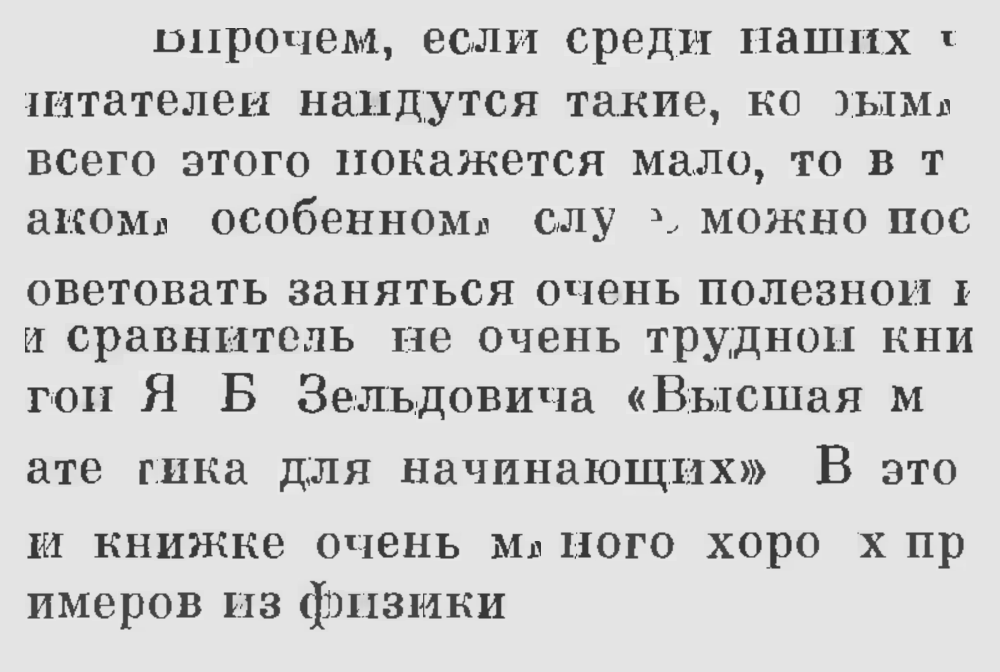
#> input picture testimages/output_reflowed.png, 2000 x 1344 px, found by its file name (shown at 1/2 size)
$ python analyze_paragraph_spacing.py
#> lines starting #> are read from the running program, lines starting #| are printed output that depends on the picture
#!/usr/bin/env python3
"""
Analyze line spacing within text paragraphs only (excluding figures, formulas, etc.)
"""

import sys
from pathlib import Path
sys.path.insert(0, str(Path(__file__).parent / 'src'))

import cv2
import numpy as np
import matplotlib.pyplot as plt

def analyze_paragraph_spacing(image_path='output_reflowed.png'):
    """Analyze vertical line spacing within paragraphs"""
#> called with image_path = 'output_reflowed.png'

    print(f"Analyzing paragraph line spacing in: {image_path}")
    print("=" * 70)

    img = cv2.imread(image_path)
#> img is the input picture: shape (1344, 2000, 3); min 56, max 235, mean 209.1
    if img is None:
        print(f"Error: Could not load {image_path}")
        return

    h, w = img.shape[:2]
#> h = 1344; w = 2000
    print(f"Image size: {w}x{h}")
#| Image size: 2000x1344

    # Convert to grayscale
    gray = cv2.cvtColor(img, cv2.COLOR_BGR2GRAY)

    # Find text rows by projecting horizontally
    projection = np.sum(255 - gray, axis=1)
#> projection = 1344 values, max 218122 at index 563, min 51501 at index 613, mean 91733.7

    # Smooth projection
    window = 5
    smoothed = np.convolve(projection, np.ones(window)/window, mode='same')
#> smoothed = 1344 values, max 201221.6 at index 564, min 32400 at index 0, mean 91685.5

    # Find peaks
    threshold = np.mean(smoothed) + 0.5 * np.std(smoothed)
#> threshold = 114577.8

    peaks = []
    for i in range(10, len(smoothed) - 10):
        if smoothed[i] > threshold:
            is_peak = True
            for j in range(max(0, i-10), min(len(smoothed), i+10)):
                if j != i and smoothed[j] > smoothed[i]:
                    is_peak = False
                    break
            if is_peak and (len(peaks) == 0 or i - peaks[-1] > 10):
                peaks.append(i)
#> after the loop, peaks = 30 values from 61 to 1232

    peaks = np.array(peaks)
    print(f"Detected {len(peaks)} text lines")
#| Detected 30 text lines

    if len(peaks) < 2:
        print("Not enough lines detected")
        return

    # Calculate all spacings
    all_spacings = []
    for i in range(len(peaks) - 1):
        spacing = peaks[i+1] - peaks[i]
        all_spacings.append(spacing)
#> this loop made 29 passes
#> spacing on passes 1 to 12: 20, 22, 83, 20, 22, 77, 20, 21, 77, 19, 22, 100
#> after the loop, all_spacings = 29 values, max 105 at index 23, min 19 at index 9, mean 40.38

    # Filter spacings to identify paragraph breaks vs normal line spacing
    # Paragraph breaks are significantly larger than normal line spacing
    all_spacings = np.array(all_spacings)
    median_spacing = np.median(all_spacings)
#> median_spacing = 22

    # Classify spacings as normal (within paragraph) or large (between paragraphs)
    # Normal spacing: within 2x median
    # Large spacing: > 2x median (likely paragraph break or figure)
    normal_spacings = all_spacings[all_spacings <= median_spacing * 2]
#> normal_spacings = 20 values, max 23 at index 12, min 19 at index 6, mean 21
    large_spacings = all_spacings[all_spacings > median_spacing * 2]
#> large_spacings = [83, 77, 77, 100, 52, 77, 103, 105, 77]

    print(f"\nAll line spacings:")
    print(f"  Total spacings:     {len(all_spacings)}")
#|   Total spacings:     29
    print(f"  Min:                {np.min(all_spacings)} pixels")
#|   Min:                19 pixels
    print(f"  Max:                {np.max(all_spacings)} pixels")
#|   Max:                105 pixels
    print(f"  Mean:               {np.mean(all_spacings):.1f} pixels")
#|   Mean:               40.4 pixels
    print(f"  Median:             {median_spacing:.1f} pixels")
#|   Median:             22.0 pixels
    print(f"  Std deviation:      {np.std(all_spacings):.1f} pixels")
#|   Std deviation:      30.2 pixels

    if len(normal_spacings) > 0:
        print(f"\nNormal line spacings (within paragraphs):")
        print(f"  Count:              {len(normal_spacings)}")
#|   Count:              20
        print(f"  Min:                {np.min(normal_spacings)} pixels")
#|   Min:                19 pixels
        print(f"  Max:                {np.max(normal_spacings)} pixels")
#|   Max:                23 pixels
        print(f"  Mean:               {np.mean(normal_spacings):.1f} pixels")
#|   Mean:               21.0 pixels
        print(f"  Median:             {np.median(normal_spacings):.1f} pixels")
#|   Median:             21.0 pixels
        print(f"  Std deviation:      {np.std(normal_spacings):.1f} pixels")
#|   Std deviation:      1.1 pixels

        # Variation coefficient
        variation = np.std(normal_spacings) / np.mean(normal_spacings)
#> variation = 0.0543
        print(f"  Variation coeff:    {variation:.2%}")
#|   Variation coeff:    5.43%

        if variation < 0.10:
            print("  ✓ EXCELLENT - Very consistent spacing")
        elif variation < 0.15:
            print("  ✓ GOOD - Reasonably consistent spacing")
        elif variation < 0.25:
            print("  ⚠️  MODERATE - Some variation in spacing")
        else:
            print("  ❌ HIGH - Inconsistent spacing")

    if len(large_spacings) > 0:
        print(f"\nLarge spacings (paragraph breaks/figures):")
        print(f"  Count:              {len(large_spacings)}")
#|   Count:              9
        print(f"  Min:                {np.min(large_spacings)} pixels")
#|   Min:                52 pixels
        print(f"  Max:                {np.max(large_spacings)} pixels")
#|   Max:                105 pixels
        print(f"  Mean:               {np.mean(large_spacings):.1f} pixels")
#|   Mean:               83.4 pixels

    # Visualize
    fig, axes = plt.subplots(2, 2, figsize=(16, 10))

    # Original image (crop to show first part)
    crop_h = min(h, 2000)
#> crop_h = 1344
    axes[0, 0].imshow(cv2.cvtColor(img[:crop_h], cv2.COLOR_BGR2RGB))
    axes[0, 0].set_title('Reflowed Output (top portion)')
    axes[0, 0].axis('off')

    # Projection with peaks
    axes[0, 1].plot(smoothed, range(len(smoothed)), 'b-', linewidth=0.5)
    axes[0, 1].plot(smoothed[peaks], peaks, 'rx', markersize=4)
    axes[0, 1].axvline(x=threshold, color='r', linestyle='--', alpha=0.5)
    axes[0, 1].set_ylabel('Y position (pixels)')
    axes[0, 1].set_xlabel('Text density')
    axes[0, 1].set_title(f'Horizontal Projection ({len(peaks)} lines)')
    axes[0, 1].invert_yaxis()
    axes[0, 1].grid(True, alpha=0.3)

    # Normal spacing histogram
    if len(normal_spacings) > 0:
        axes[1, 0].hist(normal_spacings, bins=30, edgecolor='black', alpha=0.7, color='green')
        axes[1, 0].axvline(x=np.mean(normal_spacings), color='r', linestyle='--',
                          linewidth=2, label=f'Mean: {np.mean(normal_spacings):.1f}')
        axes[1, 0].axvline(x=np.median(normal_spacings), color='orange', linestyle='--',
                          linewidth=2, label=f'Median: {np.median(normal_spacings):.1f}')
        axes[1, 0].set_xlabel('Line spacing (pixels)')
        axes[1, 0].set_ylabel('Frequency')
        axes[1, 0].set_title(f'Normal Spacing Distribution (within paragraphs)\nStd={np.std(normal_spacings):.1f}, Variation={variation:.1%}')
        axes[1, 0].legend()
        axes[1, 0].grid(True, alpha=0.3)

    # All spacing histogram
    axes[1, 1].hist(all_spacings, bins=50, edgecolor='black', alpha=0.7, color='blue')
    axes[1, 1].axvline(x=median_spacing * 2, color='r', linestyle='--',
                      linewidth=2, label=f'2x median (threshold)')
    axes[1, 1].set_xlabel('Line spacing (pixels)')
    axes[1, 1].set_ylabel('Frequency')
    axes[1, 1].set_title(f'All Spacing Distribution\n(includes paragraph breaks and figures)')
    axes[1, 1].legend()
    axes[1, 1].grid(True, alpha=0.3)

    plt.tight_layout()
    output_path = '../notebooks/paragraph_spacing_analysis.png'
    plt.savefig(output_path, dpi=150, bbox_inches='tight')
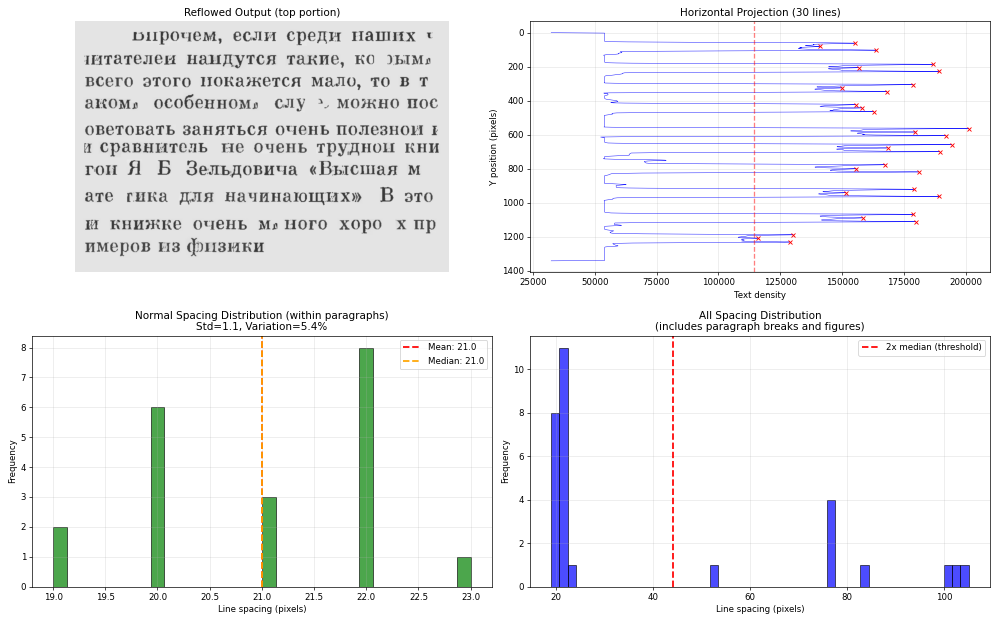
#> figure drawn by matplotlib, 4 panels; panel 3: tallest bar 8 high, from x = 21.93 to 22.07; panel 4: tallest bar 11 high, from x = 20.72 to 22.44
    print(f"\n✓ Saved analysis to {output_path}")
    plt.close()

if __name__ == '__main__':
    image_path = sys.argv[1] if len(sys.argv) > 1 else 'output_reflowed.png'
    analyze_paragraph_spacing(image_path)
